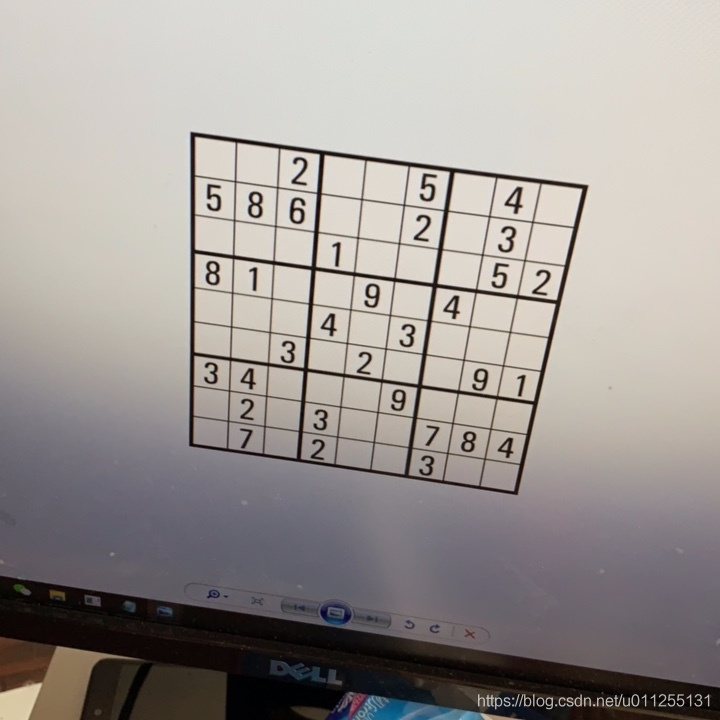
#> input picture imgs/10.jpg, 720 x 720 px; its folder holds only this picture in this run
$ python -i SudokuExtractor.py   (imports and definitions only)   (older library calls are emulated)
#> lines starting #> are read from the running program, lines starting #| are printed output that depends on the picture; after the words box and inside, x2 and y2 are one past the last pixel; in counts of white or black regions, pixels touching at a corner belong together
import os
import cv2
import operator
import numpy as np


# 把单独的数字图片拼成完整的数独
def show_digits(digits, colour=255):
    """
    Shows list of 81 extracted digits in a grid format
    """
    rows = []
    # 给每一个数字添加白色边框
    with_border = [cv2.copyMakeBorder(img.copy(), 1, 1, 1, 1,
                                      cv2.BORDER_CONSTANT, None, colour) for img in digits]

    for i in range(9):
        # axis=1 沿着水平方向进行拼接，把数组拼接成单独的9行
        row = np.concatenate(with_border[i * 9:((i + 1) * 9)], axis=1)
        rows.append(row)
    # axis=0沿着垂直方向进行拼接，把每一行拼在一起
    img = np.concatenate(rows, axis=0)
    return img


# 预处理图片
def pre_process_image(img, skip_dilate=False):
    """
    Uses a blurring function, adaptive thresholding
    and dilation to expose the main features of an image.
    """
    # 高斯滤波
    img_process = cv2.GaussianBlur(img.copy(), (9, 9), 0)

    # Adaptive threshold using 11 nearest neighbour pixels
    img_process = cv2.adaptiveThreshold(img_process, 255,
                                        cv2.ADAPTIVE_THRESH_GAUSSIAN_C,
                                        cv2.THRESH_BINARY, 11, 2)

    # Invert colours, so gridlines have non-zero pixel values.
    # Necessary to dilate the image, otherwise will look like erosion instead.
    img_process = cv2.bitwise_not(img_process, img_process)

    if not skip_dilate:
        # Dilate the image to increase the size of the grid lines.
        kernel = cv2.getStructuringElement(cv2.MORPH_ELLIPSE, (3, 3))
        img_process = cv2.dilate(img_process, kernel)

    return img_process


# 找到数独的4个边界点
def find_corners(img):
    """
    Finds the 4 extreme corners of the largest contour in the image.
    """
    # OpenCV版本问题，cv2.findContours 版本3返回值有3个，版本4只有2个
    opencv_version = cv2.__version__.split('.')[0]
    if opencv_version == '3':
        _, contours, _ = cv2.findContours(img.copy(), cv2.RETR_EXTERNAL,
                                          cv2.CHAIN_APPROX_SIMPLE)
    else:
        contours, _ = cv2.findContours(img.copy(), cv2.RETR_EXTERNAL,
                                       cv2.CHAIN_APPROX_SIMPLE)
    # 找到最大的轮廓
    contours = sorted(contours, key=cv2.contourArea, reverse=True)
    polygon = contours[0]

    # bottom-right point has the largest (x + y) value
    # top-left has point smallest (x + y) value
    # bottom-left point has smallest (x - y) value
    # top-right point has largest (x - y) value

    """
    方法1：
    """
    # 初始化
    val_br = polygon[0][0][0] + polygon[0][0][1]
    val_tl = polygon[0][0][0] + polygon[0][0][1]
    val_bl = polygon[0][0][0] - polygon[0][0][1]
    val_tr = polygon[0][0][0] - polygon[0][0][1]
    bottom_right = polygon[0][0]
    top_left = polygon[0][0]
    bottom_left = polygon[0][0]
    top_right = polygon[0][0]

    # 寻找最大轮廓的4个边界点坐标
    for i in range(1, len(polygon)):
        val_add = polygon[i][0][0] + polygon[i][0][1]
        val_minus = polygon[i][0][0] - polygon[i][0][1]
        if val_add > val_br:
            val_br = val_add
            bottom_right = polygon[i][0]
        if val_add < val_tl:
            val_tl = val_add
            top_left = polygon[i][0]
        if val_minus < val_bl:
            val_bl = val_minus
            bottom_left = polygon[i][0]
        if val_minus > val_tr:
            val_tr = val_minus
            top_right = polygon[i][0]
    # 返回数独的4个边界点坐标
    return [top_left, top_right, bottom_right, bottom_left]

    # """
    # 方法2
    # """
    # # Use of `operator.itemgetter` with `max` and `min` allows us to get the index of the point
    #
    # bottom_right, _ = max(enumerate([pt[0][0] + pt[0][1] for pt in polygon]), key=operator.itemgetter(1))
    # top_left, _ = min(enumerate([pt[0][0] + pt[0][1] for pt in polygon]), key=operator.itemgetter(1))
    # bottom_left, _ = min(enumerate([pt[0][0] - pt[0][1] for pt in polygon]), key=operator.itemgetter(1))
    # top_right, _ = max(enumerate([pt[0][0] - pt[0][1] for pt in polygon]), key=operator.itemgetter(1))
    #
    # # Return an array of all 4 points using the indices
    # # Each point is in its own array of one coordinate
    # return [polygon[top_left][0], polygon[top_right][0],
    #         polygon[bottom_right][0], polygon[bottom_left][0]]


# 两点间距离
def distance_between(p1, p2):
    """
    Returns the scalar distance between two points
    """
    a = p2[0] - p1[0]
    b = p2[1] - p1[1]
    return np.sqrt((a ** 2) + (b ** 2))


# 得到只含数独的正方形
def crop_and_warp(img, crop_rect):
    """
    Crops and warps a rectangular section from an image into a square of similar size.
    """
    # 数独的4个边界点坐标
    top_left, top_right, bottom_right, bottom_left = \
        crop_rect[0], crop_rect[1], crop_rect[2], crop_rect[3]

    # Explicitly set the data type to float32 or 'getPerspectiveTransform' will throw an error
    # 原始坐标
    src = np.array([top_left, top_right, bottom_right, bottom_left], dtype='float32')

    # 得到数独的最长边界
    side = max([
        distance_between(bottom_right, top_right),
        distance_between(top_left, bottom_left),
        distance_between(bottom_right, bottom_left),
        distance_between(top_left, top_right)
    ])

    # 使用数独的最长边界来构建新的坐标
    """
    top_left = [0,0], top_right = [side-1,0]
    bottom_right = [side-1,side-1], bottom_left = [0,side-1]
    """
    dst = np.array([[0, 0], [side - 1, 0], [side - 1, side - 1], [0, side - 1]], dtype='float32')

    # Gets the transformation matrix for skewing the image to fit a square by comparing the 4 before and after points
    matrix = cv2.getPerspectiveTransform(src, dst)

    # Performs the transformation on the original image
    img = cv2.warpPerspective(img, matrix, (round(side), round(side)))

    return img


# 把数独分成81个小正方形
def infer_grid(img):
    """
    Infers 81 cell grid from a square image.
    """
    # 数独图片是正方形，把 边长/9 作为步长来确定数独中每个方框的坐标
    squares = []
    side = img.shape[:1]
    step = side[0] / 9

    # 从左到右，再从上到下
    for j in range(9):
        for i in range(9):
            p1 = (i * step, j * step)  # Top left corner of a bounding box
            p2 = ((i + 1) * step, (j + 1) * step)  # Bottom right corner of bounding box
            squares.append((p1, p2))
    return squares


# 对图片进行尺度变换和居中
def scale_and_centre(img, size, margin=0, background=0):
    """
    Scales and centres an image onto a new background square.
    """
    h, w = img.shape[:2]

    # 获取居中位置
    def centre_pad(length):
        """
        Handles centering for a given length that may be odd or even.
        """
        if length % 2 == 0:
            side1 = round((size - length) / 2)
            side2 = side1
        else:
            side1 = round((size - length) / 2)
            side2 = side1 + 1
        return side1, side2

    def scale(r, x):
        return round(r * x)

    if h > w:
        t_pad = round(margin / 2)
        b_pad = t_pad
        ratio = (size - margin) / h
        w, h = scale(ratio, w), scale(ratio, h)
        l_pad, r_pad = centre_pad(w)
    else:
        l_pad = round(margin / 2)
        r_pad = l_pad
        ratio = (size - margin) / w
        w, h = scale(ratio, w), scale(ratio, h)
        t_pad, b_pad = centre_pad(h)

    img = cv2.resize(img, (w, h))
    # 给数字添加黑色边框
    img = cv2.copyMakeBorder(img, t_pad, b_pad, l_pad, r_pad,
                             cv2.BORDER_CONSTANT, None, background)
    img = cv2.resize(img, (size, size))

    return img


# 寻找数字
def find_largest_feature(inp_img, scan_tl=None, scan_br=None):
    """
    Uses the fact the `floodFill` function returns a bounding box of the area it filled to find the biggest
    connected pixel structure in the image. Fills this structure in white, reducing the rest to black.
    """
    img = inp_img.copy()  # Copy the image, leaving the original untouched
    height, width = img.shape[:2]

    # 最大区域和起始像素点
    max_area = 0
    seed_point = (None, None)

    # 如果没有传入左上角topleft和右下角bottomright的值，则分别初始化为[0,0]和[w,h]
    if scan_tl is None:
        scan_tl = [0, 0]
    if scan_br is None:
        scan_br = [width, height]

    # 遍历topleft 到 bottomright,记录搜索出来的区域最大值
    for x in range(scan_tl[0], scan_br[0]):
        for y in range(scan_tl[1], scan_br[1]):
            if img.item(y, x) == 255 and x < width and y < height:  # Note that .item() appears to take input as y, x
                # 通过cv2.floodfill填充图片中的区域为64，并返回填充区域(area[0]是区域面积)
                # 同时记录最大区域的起始像素点
                area = cv2.floodFill(img, None, (x, y), 64)
                if area[0] > max_area:
                    max_area = area[0]
                    seed_point = (x, y)
    # 把所有像素值为255的区域填充为64
    for x in range(width):
        for y in range(height):
            if img.item(y, x) == 255 and x < width and y < height:
                cv2.floodFill(img, None, (x, y), 64)

    # 初始化mask
    mask = np.zeros((height + 2, width + 2), np.uint8)

    # 把数字区域填充为255
    if all([p is not None for p in seed_point]):
        cv2.floodFill(img, None, seed_point, 255)

    top, bottom, left, right = height, 0, width, 0

    for x in range(width):
        for y in range(height):
            # 把其他区域填充为0
            if img.item(y, x) == 64:
                cv2.floodFill(img, mask, (x, y), 0)

            # 寻找数字的bbox
            if img.item(y, x) == 255:
                if y < top:
                    top = y
                if y > bottom:
                    bottom = y
                if x < left:
                    left = x
                if x > right:
                    right = x

    bbox = [[left, top], [right, bottom]]
    return bbox


# 裁剪图片
def cut_from_rect(img, rect):
    """
    Cuts a rectangle from an image using the top left and bottom right points.
    """
    return img[round(rect[0][1]):round(rect[1][1]), round(rect[0][0]):round(rect[1][0])]


# 处理单个数字
def extract_digit(img, rect, size):
    """
    Extracts a digit (if one exists) from a Sudoku square.
    """
    # 根据81个格子的坐标粗切分出数字
    digit = cut_from_rect(img, rect)

    # Use fill feature finding to get the largest feature in middle of the box
    # m used to define an area in the middle we would expect to find a pixel belonging to the digit

    """
    1、问题：如果从topleft [0,0]开始搜索，那么边缘区域面积可能大于数字区域面积，会把边缘区域误识别为数字区域
    2、解决方案：因为数独中的数字一般都位于格子的中间位置，所以从topleft [m,m]一直搜索到bottomright[w-m,h-m]，
    从而避开边缘区域，这样搜索到的最大面积的区域一定是数字区域
    """
    h, w = digit.shape[:2]
    m = round(np.mean([h, w]) / 2.5)
    bbox = find_largest_feature(digit, [m, m], [w - m, h - m])

    # 使用获取的数字区域的精确 bbox 重新切分出数字
    digit = cut_from_rect(digit, bbox)

    # Scale and pad the digit so that it fits a square of the digit size we're using for machine learning
    w = bbox[1][0] - bbox[0][0]
    h = bbox[1][1] - bbox[0][1]

    # Ignore any small bounding boxes
    if w > 0 and h > 0 and (w * h) > 100 and len(digit) > 0:
        return scale_and_centre(digit, size, 4)
    else:
        return np.zeros((size, size), np.uint8)


# 获取所有数字
def get_digits(img, squares, size):
    """
    Extracts digits from their cells and builds an array
    """
    digits = []
    img = pre_process_image(img.copy(), skip_dilate=True)
    for square in squares:
        digits.append(extract_digit(img, square, size))
    return digits


# 主程序
def extract_sudoku(img_path):
#> called with img_path = 'imgs/10.jpg'
    img_ori = cv2.imread(img_path, 0)
    # 预处理图片
    img_process = pre_process_image(img_ori)
#> in pre_process_image, `img_process = cv2.adaptiveThreshold(img_process, 255, cv2.ADAPTIVE_THR..`:
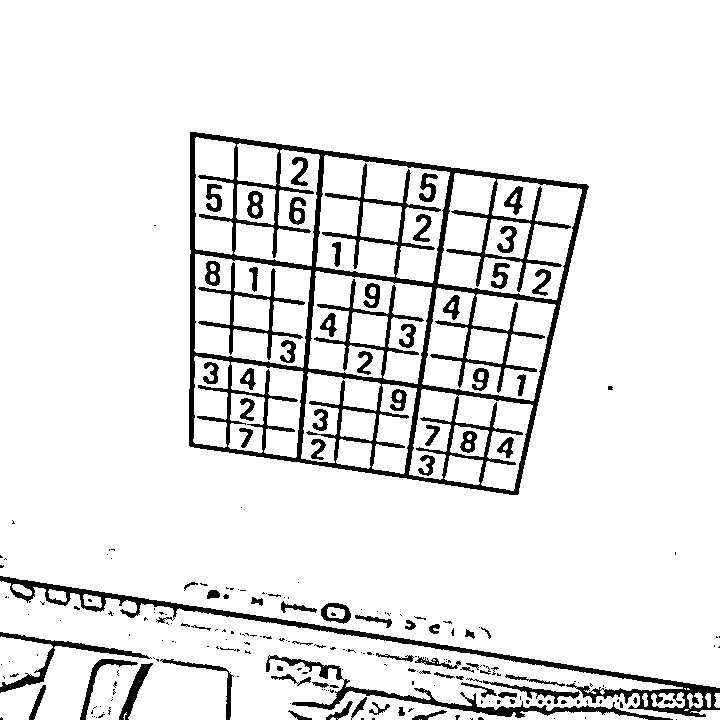
#> img_process: shape (720, 720); 90.8% white; 240 black regions (159 under 20 px), largest, box (x1, y1, x2, y2) and area: (189, 132, 589, 495) 24069, (0, 576, 720, 717) 5838, (266, 655, 673, 720) 2638
#> in pre_process_image, `img_process = cv2.dilate(img_process, kernel)`:
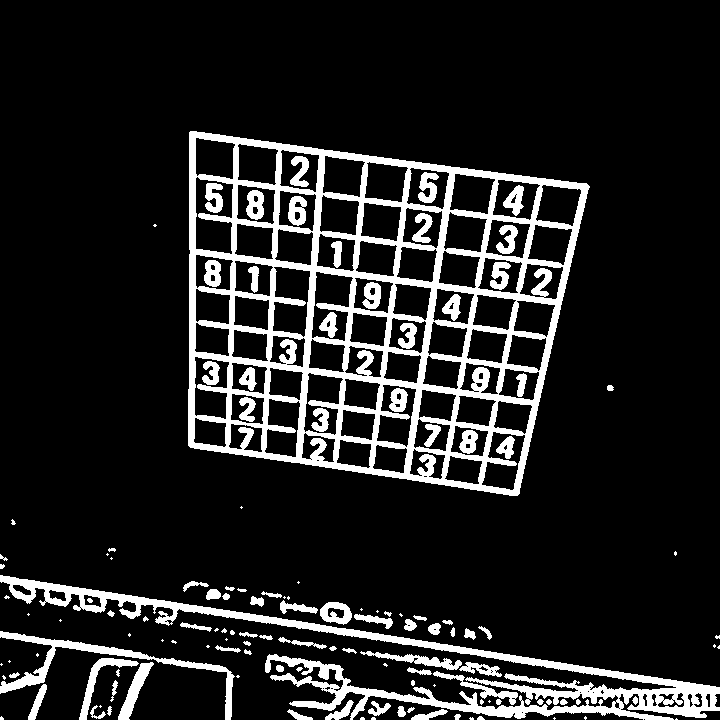
#> img_process: shape (720, 720); 13.6% white; 134 white regions (43 under 20 px)
    # 找到图片中数组的4个边界点
    corners = find_corners(img_process)
#> in find_corners, `contours, _ = cv2.findContours(img.copy(), cv2.RETR_EXTERNAL, cv2.CHAI..`: contours = 108 contours, 61 with area under 20; largest, box (x1, y1, x2, y2) and area: (188, 131, 590, 496) 115790, (0, 575, 720, 720) 12864, (0, 631, 235, 720) 2050, (118, 662, 154, 720) 610, (79, 658, 139, 720) 595
#> in find_corners, `polygon = contours[0]`: polygon = contour of 354 points, box (x1, y1, x2, y2) (188, 131, 590, 496), area 115790
#> in find_corners, `val_br = polygon[0][0][0] + polygon[0][0][1]`: val_br = 321
#> in find_corners, `val_bl = polygon[0][0][0] - polygon[0][0][1]`: val_bl = 59
#> in find_corners, `bottom_right = polygon[0][0]`: bottom_right = [190, 131]
#> the loop in find_corners, `for i in range(1, len(polygon)):` made 353 passes
#> (val_add, val_minus, val_br, val_bl, bottom_left) on passes 2, 4, 6, 8: (438, -60, 438, -60, [189, 249]), (443, -63, 443, -63, [190, 253]), (577, -199, 577, -199, [189, 388]), (633, -257, 633, -257, [188, 445])
#> after the loop in find_corners, `for i in range(1, len(polygon)):`: bottom_right = [517, 495]; top_right = [589, 186]; val_bl = -257; val_br = 1012; val_tl = 321; val_tr = 403
#> corners = [[190, 131], [589, 186], [517, 495], [188, 445]]
    # 根据边界点把原图变为只含数独的正方形
    img_crop = crop_and_warp(img_ori, corners)
#> in crop_and_warp, `top_left, top_right, bottom_right, bottom_left = \ crop_rect[0], crop_..`: top_left = [190, 131]; top_right = [589, 186]; bottom_right = [517, 495]; bottom_left = [188, 445]
#> in crop_and_warp, `src = np.array([top_left, top_right, bottom_right, bottom_left], dtype..`: src = [[190, 131], [589, 186], [517, 495], [188, 445]]
#> in distance_between, `a = p2[0] - p1[0]`: a = 72
#> in distance_between, `b = p2[1] - p1[1]`: b = -309
#> in crop_and_warp, `side = max([ distance_between(bottom_right, top_right), distance_betwe..`: side = 402.8
#> in crop_and_warp, `dst = np.array([[0, 0], [side - 1, 0], [side - 1, side - 1], [0, side ..`: dst = [[0, 0], [401.8, 0], [401.8, 401.8], [0, 401.8]]
#> in crop_and_warp, `matrix = cv2.getPerspectiveTransform(src, dst)`: matrix = [[0.976, 0.00622, -186.3], [-0.139, 1.01, -105.7], [0.000115, -0.000524, 1]]
#> in crop_and_warp, `img = cv2.warpPerspective(img, matrix, (round(side), round(side)))`:
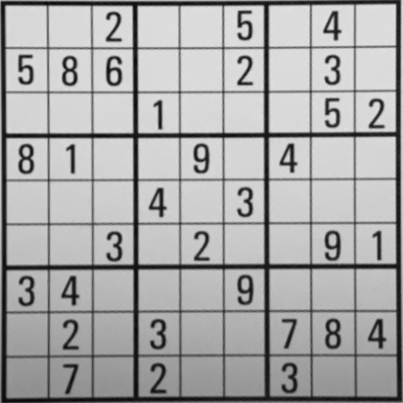
#> img: shape (403, 403); min 5, max 229, mean 168.1
    # 得到数独中每个方格的坐标
    squares = infer_grid(img_crop)
#> squares = 81 items
    # 获取精确的数字图片
    digits = get_digits(img_crop, squares, 28)
#> call 2 of pre_process_image, with skip_dilate = True
#> in pre_process_image (call 2), `img_process = cv2.adaptiveThreshold(img_process, 255, cv2.ADAPTIVE_THR..`:
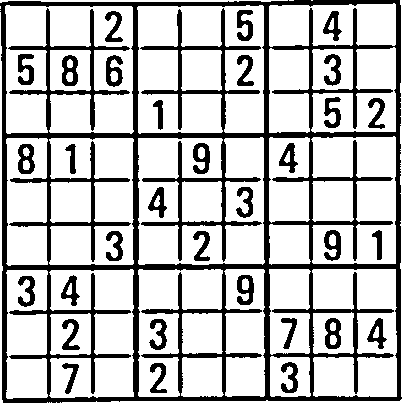
#> img_process: shape (403, 403); 75% white; 33 black regions, largest, box (x1, y1, x2, y2) and area: (0, 0, 402, 403) 31831, (62, 55, 78, 86) 329, (325, 318, 341, 349) 327
#> the loop in get_digits, `for square in squares:` made 81 passes
#> square on passes 15 to 22: ((223.9, 44.78), (268.7, 89.56)), ((268.7, 44.78), (313.4, 89.56)), ((313.4, 44.78), (358.2, 89.56)), ((358.2, 44.78), (403, 89.56)), ((0, 89.56), (44.78, 134.3)), ((44.78, 89.56), (89.56, 134.3)), ((89.56, 89.56), (134.3, 134.3)), ((134.3, 89.56), (179.1, 134.3))
#> pass 1, in extract_digit, `digit = cut_from_rect(img, rect)`:
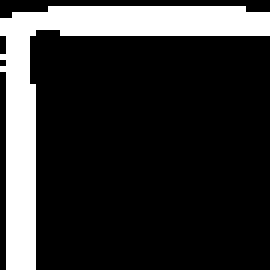
#> digit: shape (45, 45) (shown 6 times larger); 19.6% white; 1 white region, box (x1, y1, x2, y2) and area: (0, 1, 45, 45) 396
    # 拼接所有数字
    final_image = show_digits(digits, 255)
#> the loop in show_digits, `for i in range(9):` made 9 passes
#> pass 1, in show_digits, `row = np.concatenate(with_border[i * 9:((i + 1) * 9)], axis=1)`:
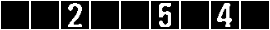
#> row: shape (30, 270); min 0, max 255, mean 49.2
#> in show_digits, `img = np.concatenate(rows, axis=0)`:
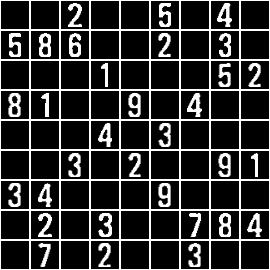
#> img: shape (270, 270); min 0, max 255, mean 50.7

    return final_image


# [10 lines of commented-out code are left out]

>>> result = extract_sudoku('imgs/10.jpg')

$ run again, on imgs/11.jpg
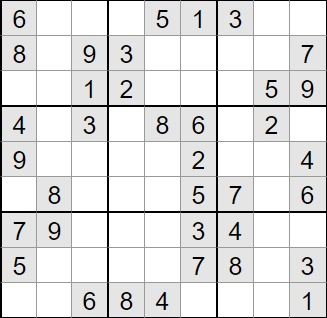
#> input picture imgs/11.jpg, 327 x 318 px
#> in pre_process_image, `img_process = cv2.dilate(img_process, kernel)`:
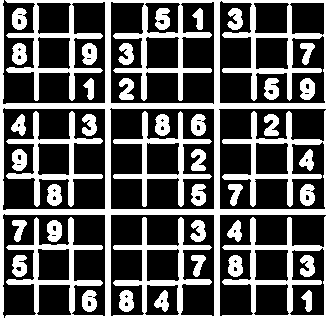
#> img_process: shape (318, 327); 35.7% white; 39 white regions
#> contours = 9 contours; largest, box (x1, y1, x2, y2) and area: (0, 0, 327, 318) 89730, (47, 220, 62, 242) 245, (82, 43, 97, 65) 245, (82, 290, 97, 312) 242, (12, 8, 27, 30) 242
#> polygon = contour of 209 points, box (x1, y1, x2, y2) (0, 0, 327, 318), area 89730
#> in find_corners, `val_br = polygon[0][0][0] + polygon[0][0][1]`: val_br = 0
#> in find_corners, `bottom_right = polygon[0][0]`: bottom_right = [0, 0]
#> the loop in find_corners, `for i in range(1, len(polygon)):` made 208 passes
#> (val_add, val_minus, val_br, val_bl, bottom_left) on pass 1: (317, -317, 317, -317, [0, 317])
#> after the loop in find_corners, `for i in range(1, len(polygon)):`: val_bl = -317; val_br = 643; val_tl = 0; val_tr = 326
#> corners = [[0, 0], [326, 0], [326, 317], [0, 317]]
#> in crop_and_warp, `top_left, top_right, bottom_right, bottom_left = \ crop_rect[0], crop_..`: top_left = [0, 0]; top_right = [326, 0]; bottom_right = [326, 317]; bottom_left = [0, 317]
#> src = [[0, 0], [326, 0], [326, 317], [0, 317]]
#> a = 0
#> b = -317
#> in crop_and_warp, `side = max([ distance_between(bottom_right, top_right), distance_betwe..`: side = 326
#> dst = [[0, 0], [325, 0], [325, 325], [0, 325]]
#> matrix = [[0.997, 0, 0], [0, 1.03, 0], [0, 0, 1]]
#> squares = 81 items
#> the loop in get_digits, `for square in squares:` made 81 passes
#> square on passes 29 to 36: ((36.22, 108.7), (72.44, 144.9)), ((72.44, 108.7), (108.7, 144.9)), ((108.7, 108.7), (144.9, 144.9)), ((144.9, 108.7), (181.1, 144.9)), ((181.1, 108.7), (217.3, 144.9)), ((217.3, 108.7), (253.6, 144.9)), ((253.6, 108.7), (289.8, 144.9)), ((289.8, 108.7), (326, 144.9))
#> in show_digits, `img = np.concatenate(rows, axis=0)`:
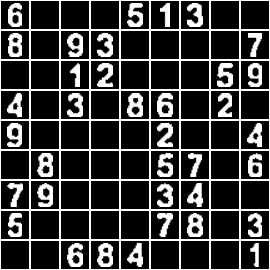
#> img: shape (270, 270); min 0, max 255, mean 60.1
